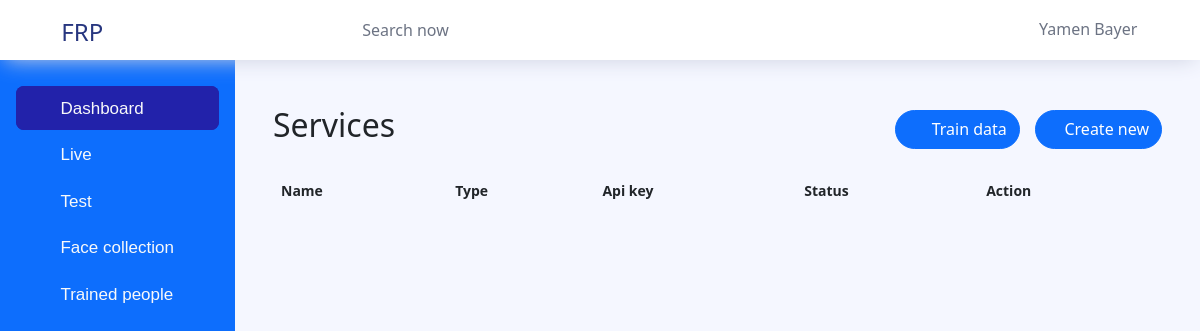
The page / (signed in) on the database as committed earlier.
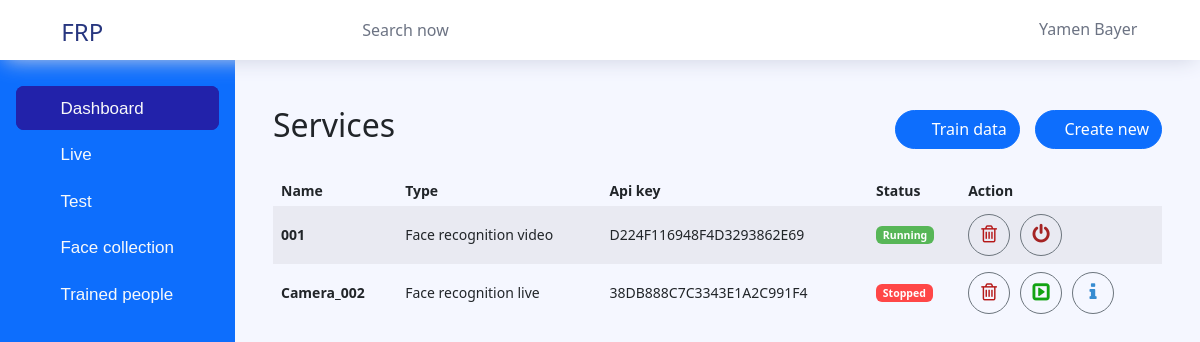
The same page on the database as committed later.
### API/models.py (models this page shows, shortened)
class Profile(models.Model):
    title = models.CharField(max_length=100)
    owner = models.OneToOneField(User, related_name='owner' , on_delete= models.CASCADE)
    is_admin = models.BooleanField(default=False)

class Services(models.Model):
    owner = models.ForeignKey(Profile, related_name='service_owner' , on_delete= models.CASCADE)
    name = models.CharField(max_length=100)
    type = models.CharField(max_length=100)
    api_key = models.CharField(max_length=100, unique = True)
    status = models.BooleanField(default = False)
    socket_ip = models.CharField(max_length=100, blank=True)
    live_type = models.BooleanField(default=False)

### API/views.py (the view, shortened to what this page needs)
# urls.py: path('', views.toHome, name="Home"),
def toHome(request):
  detectedPhotosClear()
  if request.user.username == "admin":
        logout(request)
  if request.user.is_authenticated:
    profile = getMyProfile(request)
    print(profile.id)
    services = Services.objects.filter(owner = profile)
    live_services = Services.objects.filter(owner = profile, type = "Face recognition live", status = True)
    flag = 0
    global webcam_cameras, webcam_cameras_ips
    webcam_cameras = []
    webcam_cameras_ips = []
    return render(request , 'Home.html',{
    'myProfile':profile,
    'services':services,
    'live_services':live_services
    })
  return redirect('login')

### API/views.py (called while the page is built)
def getMyProfile(request):
  try:
    profile = Profile.objects.get(owner = request.user)
  except Profile.DoesNotExist:
    return None
  return profile

def detectedPhotosClear():
  try:
    shutil.rmtree('./API/detected', ignore_errors = True)
  except:
    print('Image not found!')
  directory = "detected"
  parent_dir = "./API/"
  path = os.path.join(parent_dir, directory)
  os.mkdir(path)

### API/templates/Home.html (shortened to what this page needs)
{% extends "Layout/Header.html" %}
{% block nav %}
<ul class="nav">
  <li class="nav-item active">
    <a class="nav-link " href="/">
      <i class="icon-grid menu-icon text-light"></i>
      <span class="menu-title text-light" style="font-size: 17px;">Dashboard</span>
    </a>
  </li>
  <li class="nav-item">
    <a class="nav-link" type="button" data-bs-toggle="modal" data-bs-target="#Live">
      <i class="icon-grid menu-icon mdi mdi-access-point text-light"></i>
      <span class="menu-title text-light" style="font-size: 17px;">Live</span>
    </a>
  </li>
  <li class="nav-item">
    <a class="nav-link" href="/test">
      <i class="icon-grid menu-icon mdi mdi-pulse text-light" ></i>
      <span class="menu-title text-light" style="font-size: 17px;">Test</span>
    </a>
  </li>
  <li class="nav-item">
    <a class="nav-link" href="/collection">
      <i class="icon-layout menu-icon text-light"></i>
      <span class="menu-title text-light" style="font-size: 17px;">Face collection</span>
    </a>
  </li>
  <li class="nav-item">
    <a class="nav-link" href="/people">
        <i class="icon-layout menu-icon mdi mdi-account-multiple-outline text-light"></i>
        <span class="menu-title text-light" style="font-size: 17px;">Trained people</span>
    </a>
  </li>
</ul>
{% endblock %}
{% block Content %}
{% load static %}
<div style="display: flex;justify-content: space-between; align-items: center;">
    <h2 class="main-title">Services</h2>
    <div style="display: flex;">
        <a href="/train_data" class="btn btn-primary btn-rounded" style="margin-right: 15px;"> <i class="mdi mdi-altimeter" style="margin-right: 7px;"></i> Train data</a>
        <button class="btn btn-primary btn-rounded" data-bs-toggle="modal" data-bs-target="#createServiceModal"><i class="mdi mdi-database-plus"></i> Create new</button>
    </div>
</div>
<div class="table-responsive mt-4">
  <table class="table table-striped table-borderless">
    <thead>
      <tr>
        <th>Name</th>
        <th>Type</th>
        <th>Api key</th>
        <th>Status</th>
        <th>Action</th>
      </tr>
    </thead>
    <tbody>
      {% for service in services %}
        <tr>
          <td class="font-weight-bold">{{service.name}}</td>
          <td>{{service.type}}</td>
          <td>{{service.api_key}}</td>
          {% if service.status %}
            <td id="status_{{service.id}}"><div class="badge badge-success">Running</div></td>
          {% else %}
            <td id="status_{{service.id}}"><div class="badge badge-danger">Stopped</div></td>
          {% endif %}
          <td class="font-weight-medium">
            <div style="display: flex;">
              <button onclick="remove('{{service.id}}')" class="btn btn-outline-secondary btn-rounded btn-icon" type="button" style="margin-right: 10px;" title="Delete">
                  <i class="fa fa-trash-o" style="font-size: 20px; color:rgb(181, 23, 23);"></i>
              </button>
              <div id="statusBTN_{{service.id}}">
              {% if service.status %}
                <button onclick="stop('{{service.id}}')" class="btn btn-outline-secondary btn-rounded btn-icon" type="button" style="margin-right: 10px;" title="Stop">
                  <i class="fa fa-power-off" style="font-size: 20px; color:rgb(165, 35, 35);"></i>
                </button>
              {% else %}
                <button onclick="run('{{service.id}}')" class="btn btn-outline-secondary btn-rounded btn-icon" type="button" style="margin-right: 10px;" title="Run">
                  <i class="fa fa-caret-square-o-right" style="font-size: 20px; color:rgb(19, 163, 19);"></i>
                </button>
              {% endif %}
              </div>
              {% if service.type == "Face recognition live" %}
                <button class="btn btn-outline-secondary btn-rounded btn-icon" data-bs-toggle="modal" data-bs-target="#service_info{{service.id}}">
                  <i class="fa fa-info" style="font-size: 20px; color:rgb(55, 140, 209);"></i>
                </button>
                {% endif %}
            </div>
          </td>
        </tr>
      {% endfor %}
    </tbody>
  </table>
</div>
{% endblock Content %}

### API/templates/Layout/Header.html (shortened to what this page needs)
<!DOCTYPE html>
<html lang="en">
<head>
    {% load static %}
    <link rel="stylesheet" href="{% static 'vendors/feather/feather.css' %}">
    <link rel="stylesheet" href="{% static 'vendors/ti-icons/css/themify-icons.css' %}">
    <link rel="stylesheet" href="{% static 'vendors/css/vendor.bundle.base.css' %}">
    <link rel="stylesheet" href="{% static 'vendors/datatables.net-bs4/dataTables.bootstrap4.css' %}">
    <link rel="stylesheet" href="{% static 'vendors/ti-icons/css/themify-icons.css' %}">
    <link rel="stylesheet" type="text/css" href="{% static 'js/select.dataTables.min.css' %}">
    <link rel="stylesheet" href="{% static 'css/vertical-layout-light/style.css' %}">
    <link rel="stylesheet" href="{% static 'vendors/mdi/css/materialdesignicons.min.css' %}">
    <link rel="stylesheet" href="https://cdnjs.cloudflare.com/ajax/libs/font-awesome/4.7.0/css/font-awesome.min.css">
    <link href="https://cdn.jsdelivr.net/npm/bootstrap@5.2.1/dist/css/bootstrap.min.css" rel="stylesheet">
  </head>
<body>
  <div class="container-scroller">
  <nav class="navbar col-lg-12 col-12 p-0 fixed-top d-flex flex-row">
    <div class="text-center navbar-brand-wrapper d-flex align-items-center justify-content-center">
      <a class="navbar-brand brand-logo" title="Face Recognition Platform" style="margin-right: 100px;" href="/"><i class="mdi mdi-camera-party-mode"  style="font-size: 30px"></i> FRP</a>
    </div>
    <div class="navbar-menu-wrapper d-flex align-items-center justify-content-end">
      <button class="navbar-toggler navbar-toggler align-self-center" type="button" data-toggle="minimize">
        <span class="icon-menu"></span>
      </button>
      <ul class="navbar-nav mr-lg-2">
        <li class="nav-item nav-search d-none d-lg-block">
          <div class="input-group">
            <div class="input-group-prepend hover-cursor" id="navbar-search-icon">
              <span class="input-group-text" id="search">
                <i class="icon-search me-3"></i>
              </span>
            </div>
            <input type="text" class="form-control" id="navbar-search-input" placeholder="Search now" aria-label="search" aria-describedby="search">
          </div>
        </li>
      </ul>
      <ul class="navbar-nav navbar-nav-right">
        {% if user.is_authenticated %}
        <li class="nav-item nav-profile dropdown">
          <a class="nav-link dropdown-toggle" href="#" data-toggle="dropdown" id="profileDropdown">
              {{myProfile.owner.first_name}} {{myProfile.owner.last_name}} <i class="mdi mdi-menu-down"></i>
          </a>
        </li>
        {% endif %}
      </ul>
    </div>
  </nav>
  <div class="container-fluid page-body-wrapper px-0">
  <nav class="sidebar sidebar-offcanvas bg-primary" id="sidebar">
    {% block nav %}
    {% endblock nav %}
  </nav>
    <div class="main-panel">
      <div class="content-wrapper">
        <div class="row">
          {% block Content %}
          {% endblock Content %}
        </div>
      </div>
    </div>
  </div>
</div>
    </body>
</html>

Rows that differ between the two databases and show on the page:
added Services: name "001", type "Face recognition video", api_key "D224F116948F4D3293862E69"
added Services: name "Camera_002", type "Face recognition live", api_key "38DB888C7C3343E1A2C991F4"
